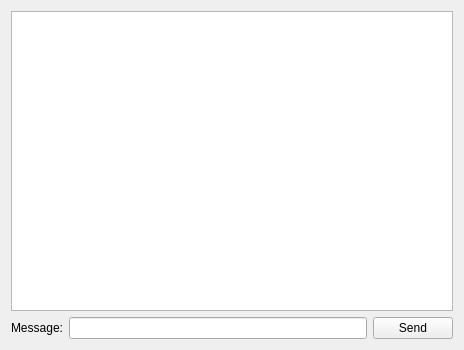
<?xml version="1.0" encoding="UTF-8"?>
<ui version="4.0">
 <class>ClientChatWidget</class>
 <widget class="QWidget" name="ClientChatWidget">
  <property name="geometry">
   <rect>
    <x>0</x>
    <y>0</y>
    <width>464</width>
    <height>350</height>
   </rect>
  </property>
  <property name="windowTitle">
   <string>Form</string>
  </property>
  <layout class="QVBoxLayout" name="verticalLayout">
   <item>
    <widget class="QListWidget" name="messages"/>
   </item>
   <item>
    <layout class="QHBoxLayout" name="horizontalLayout">
     <item>
      <widget class="QLabel" name="label">
       <property name="text">
        <string>Message:</string>
       </property>
      </widget>
     </item>
     <item>
      <widget class="QLineEdit" name="messageLineEdit"/>
     </item>
     <item>
      <widget class="QPushButton" name="sendBtn">
       <property name="text">
        <string>Send</string>
       </property>
      </widget>
     </item>
    </layout>
   </item>
  </layout>
 </widget>
 <resources/>
 <connections/>
</ui>
